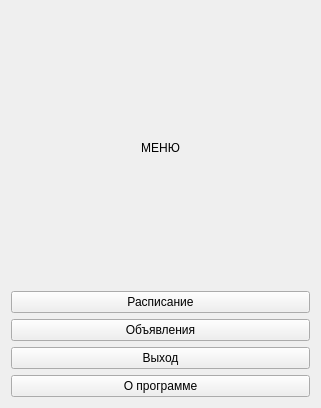
<?xml version="1.0" encoding="UTF-8"?>
<ui version="4.0">
 <class>Form</class>
 <widget class="QWidget" name="Form">
  <property name="geometry">
   <rect>
    <x>0</x>
    <y>0</y>
    <width>321</width>
    <height>408</height>
   </rect>
  </property>
  <property name="windowTitle">
   <string>Form</string>
  </property>
  <layout class="QVBoxLayout" name="verticalLayout_2">
   <item>
    <layout class="QVBoxLayout" name="verticalLayout">
     <item>
      <widget class="QLabel" name="label">
       <property name="layoutDirection">
        <enum>Qt::LeftToRight</enum>
       </property>
       <property name="text">
        <string>МЕНЮ</string>
       </property>
       <property name="textFormat">
        <enum>Qt::AutoText</enum>
       </property>
       <property name="alignment">
        <set>Qt::AlignCenter</set>
       </property>
      </widget>
     </item>
     <item>
      <widget class="QPushButton" name="pushButton_2">
       <property name="text">
        <string>Расписание</string>
       </property>
      </widget>
     </item>
     <item>
      <widget class="QPushButton" name="pushButton_3">
       <property name="text">
        <string>Объявления</string>
       </property>
      </widget>
     </item>
     <item>
      <widget class="QPushButton" name="pushButton_4">
       <property name="text">
        <string>Выход</string>
       </property>
      </widget>
     </item>
     <item>
      <widget class="QPushButton" name="pushButton">
       <property name="text">
        <string>О программе</string>
       </property>
      </widget>
     </item>
    </layout>
   </item>
  </layout>
 </widget>
 <resources/>
 <connections/>
</ui>
